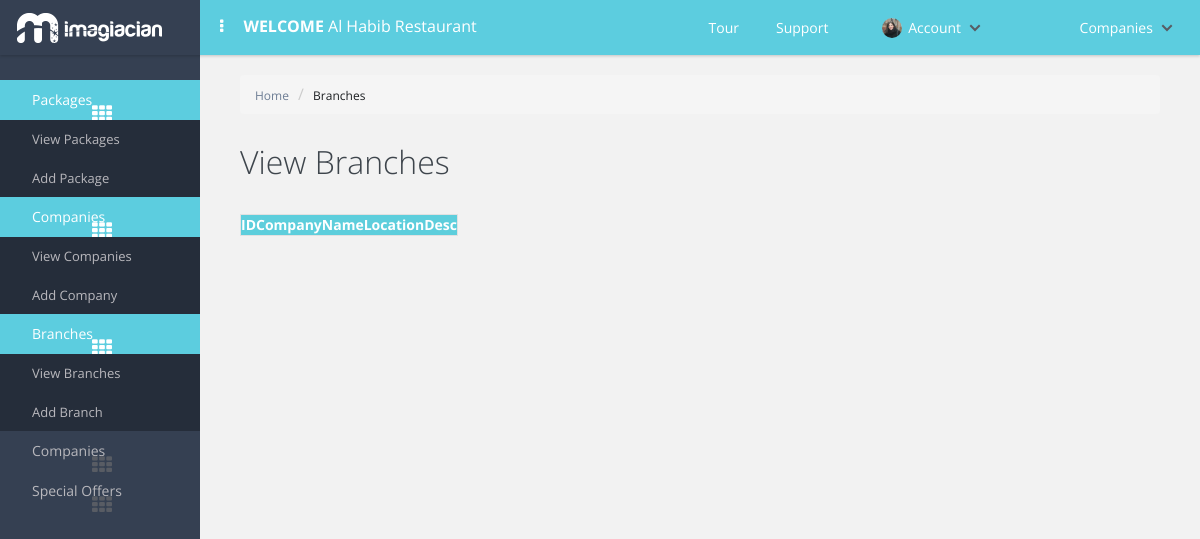
/view_branch.php (signed in), run on an earlier commit of the app's database.
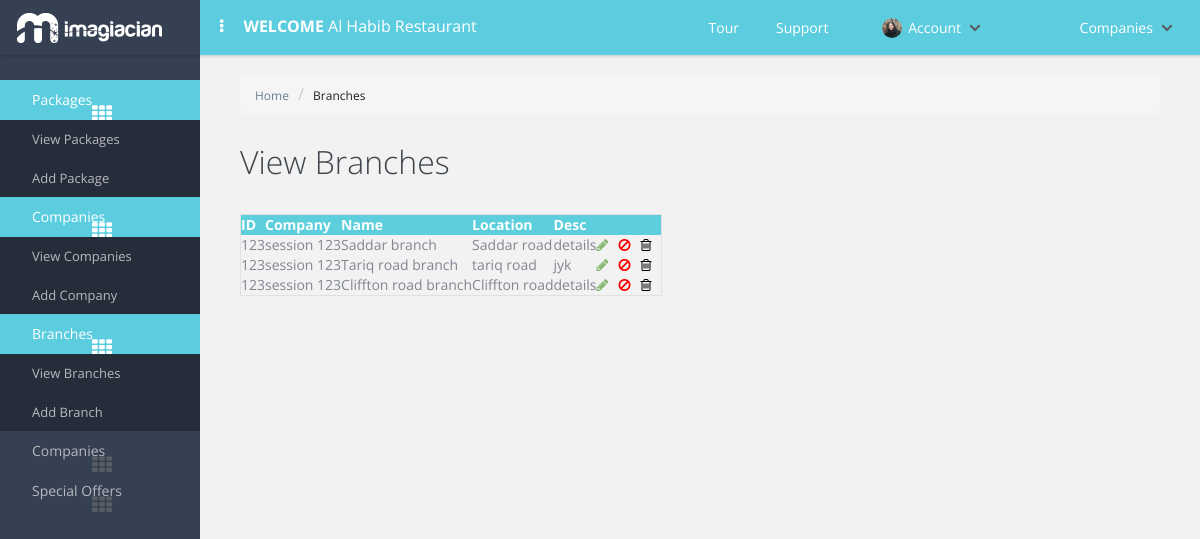
And on a later commit of the database.
### tables this page shows
CREATE TABLE IF NOT EXISTS `branches` (
  `branch_id` int(11) NOT NULL,
  `branch_company_id` varchar(32) NOT NULL,
  `branch_code` varchar(32) NOT NULL,
  `branch_name` varchar(32) NOT NULL,
  `branch_location` varchar(32) NOT NULL,
  `branch_detail` text NOT NULL,
  `branch_status` varchar(32) NOT NULL
);

### common/class.database.php (called while the page is built, shortened)
<?php
class Database {
    public $_DB;
    public $_query;
    public $_select = array();
    public $_action;
    public $_table;
    public $_force_select_all = false;
    public function __construct() {
        try {
            $this->_DB = new PDO('mysql:host=' . DB_HOST . ';dbname=' . DB_NAME, DB_USER, DB_PASS);
            $this->_DB->setAttribute(PDO::ATTR_ERRMODE, PDO::ERRMODE_EXCEPTION);
        } catch (PDOException $e) {
            echo 'ERROR: ' . $e->getMessage();
        }
    }
    public function query($query) {
        try {
            $this->_query = $this->_DB->prepare(filter_var($query, FILTER_SANITIZE_STRING));
            $this->_query->execute();
            $this->_select = array();
        } catch (PDOException $e) {
            $er = $e->errorInfo;
            echo '<p style="font-family:arial; background:#F00; position:absolute; z-index:10000; color:#FFF; padding:5px;">ERROR: ' . $er[2] . '</p>';
        }
    }
    public function build_query() {
        $query = $this->_action;
        if ($this->_action == 'SELECT') {
            if (!empty($this->_select)) {
                if ($this->_force_select_all == true) {
                    $query .= ' *,';
                }
                foreach ($this->_select as $column_name => $name) {
                    $query .=' ' . $column_name . ' as ' . $name . ', ';
                }
            } else {
                $query .= ' *';
            }
            $query = rtrim($query, ', ');
        }
        if ($this->_action != 'UPDATE' && $this->_action != 'INSERT') {
            $query .= ' FROM ';
        }
        $query .= $this->_table;
        $this->query($query);
    }
    public function all_results($fetch_type = PDO::FETCH_OBJ) {
        return $this->_query->fetchAll($fetch_type);
    }
    public function from($table_name, $num_rows = NULL) {
        $this->_action = 'SELECT';
        $this->_table = $table_name;
        $this->build_query();
    }
}

### classes/class.branch.php (called while the page is built, shortened)
<?php
class branch extends database
{
	private $table_name;
	function __construct()
	{
		$this->table_name = 'branches';
	}
	public function get_branches($ID = NULL)
	{
		if (isset($ID)) {
			$this->where('branch_id',$ID);
			$this->from($this->table_name);
			return $this->result();
		}
		else {
			$this->from($this->table_name);
			return $this->all_results();
		}
	}
}
 ?>

### view_branch.php (the view, shortened to what this page needs)
<?php include 'includes/header.php'; ?>
<div class="container-fluide">
	<ul class="breadcrumb">
	    <li><a href="#">Home</a></li>
	    <li><a class="active" href="#">Branches</a></li>
	</ul>
<div class="page-heading">
	<h1>View Branches</h1>
</div>
	<div class="table-responsive custom-table">
		<?php
				$branch = new branch();
				$results = $branch->get_branches();
			?>
		<table id="myTable">
	        <thead>
	          <tr>
	            <th>ID</th>
	            <th>Company</th>
	            <th>Name</th>
	            <th>Location</th>
	            <th>Desc</th>
	            <th></th>
	          </tr>
	        </thead>
	        <tbody>
	        <?php
				foreach($results as $res){
				echo '<tr>';
				echo '<td>'. $res->branch_code .'</td>';
				echo '<td>'. $res->branch_company_id .'</td>';
				echo '<td>'. $res->branch_name .'</td>';
				echo '<td>'. $res->branch_location .'</td>';
				echo '<td>'. $res->branch_detail .'</td>';
				echo '<td><a class="edit_btn" href="add_branch.php?id='.$res->branch_id.'"><i class="fa fa-pencil edit-icon"></i>';
	            echo '<i class="fa fa-ban hold-icon"></i>';
	            echo '<i class="fa fa-trash-o delete-icon"></i>';
	            echo '</td>';
				echo '</tr>';
				}
				?>
	        </tbody>
      </table>
	</div>
</div>
<?php include 'includes/footer.php'; ?>

What changed in the data, as far as the page shows it:
added branches: branch_code "123", branch_company "session 123", branch_name "Saddar branch", branch_location "Saddar road", branch_detail "details"
added branches: branch_code "123", branch_company "session 123", branch_name "Tariq road branch", branch_location "tariq road", branch_detail "jyk"
added branches: branch_code "123", branch_company "session 123", branch_name "Cliffton road branch", branch_location "Cliffton road", branch_detail "details"
